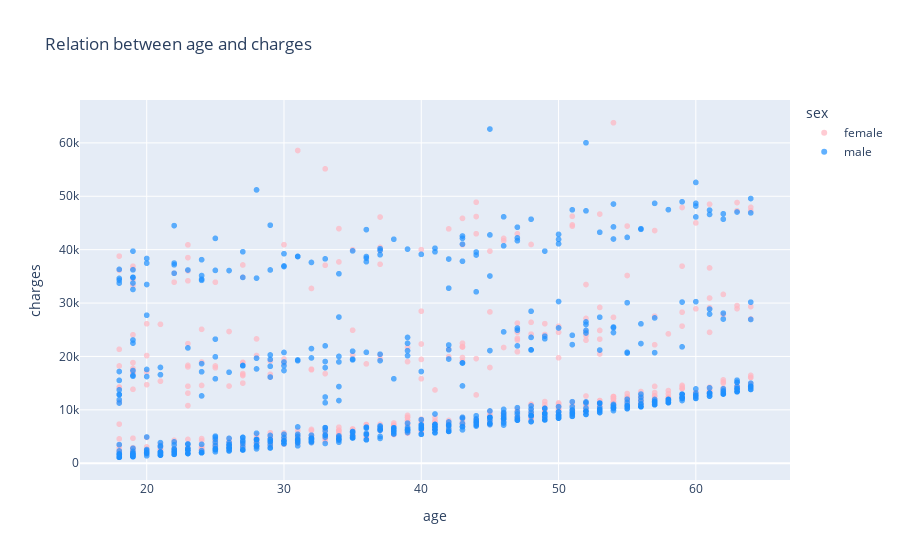

Notebook cell for this chart:
### Code cell
fig = px.scatter(
    main_dataset,
    x = "age",
    y = "charges",
    color = "sex",
    color_discrete_sequence=["lightpink", "dodgerblue"],
    opacity = 0.7,
    title = "Relation between age and charges",
    hover_data=["bmi", "smoker"]

)

fig.show()

### Figure 1 — Plotly figure (JSON) as saved in the notebook; plotly's stock layout.template omitted (floating-point values rounded to 4 significant figures; data arrays with more than 128 entries replaced by an {"elided": "..."} marker saying what was removed)
{"data": [{"customdata": {"elided": "662x2 mixed values"}, "hovertemplate": "sex=female<br>age=%{x}<br>charges=%{y}<br>bmi=%{customdata[0]}<br>smoker=%{customdata[1]}<extra></extra>", "legendgroup": "female", "marker": {"color": "lightpink", "opacity": 0.7, "symbol": "circle"}, "mode": "markers", "name": "female", "showlegend": true, "type": "scattergl", "x": {"elided": "662 int values"}, "xaxis": "x", "y": {"elided": "662 float values"}, "yaxis": "y"}, {"customdata": {"elided": "676x2 mixed values"}, "hovertemplate": "sex=male<br>age=%{x}<br>charges=%{y}<br>bmi=%{customdata[0]}<br>smoker=%{customdata[1]}<extra></extra>", "legendgroup": "male", "marker": {"color": "dodgerblue", "opacity": 0.7, "symbol": "circle"}, "mode": "markers", "name": "male", "showlegend": true, "type": "scattergl", "x": {"elided": "676 int values"}, "xaxis": "x", "y": {"elided": "676 float values"}, "yaxis": "y"}], "layout": {"legend": {"title": {"text": "sex"}, "tracegroupgap": 0}, "title": {"text": "Relation between age and charges"}, "xaxis": {"anchor": "y", "domain": [0, 1], "title": {"text": "age"}}, "yaxis": {"anchor": "x", "domain": [0, 1], "title": {"text": "charges"}}}}
